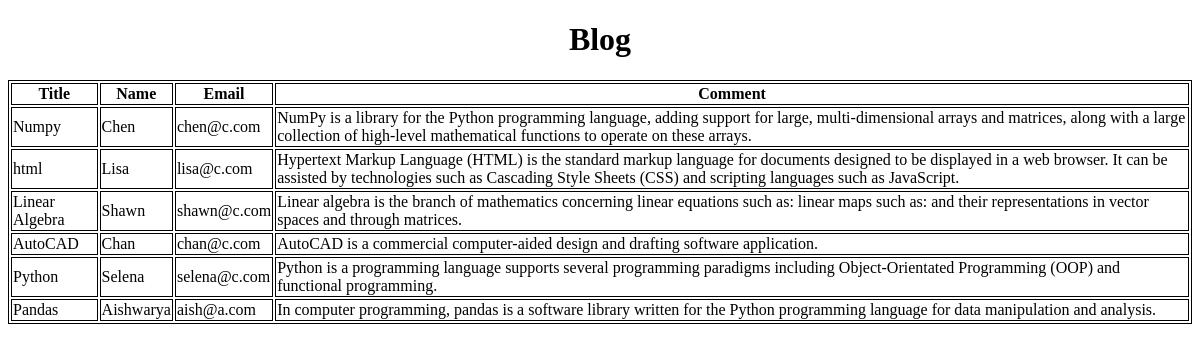
The page /list/ on the database as committed earlier.
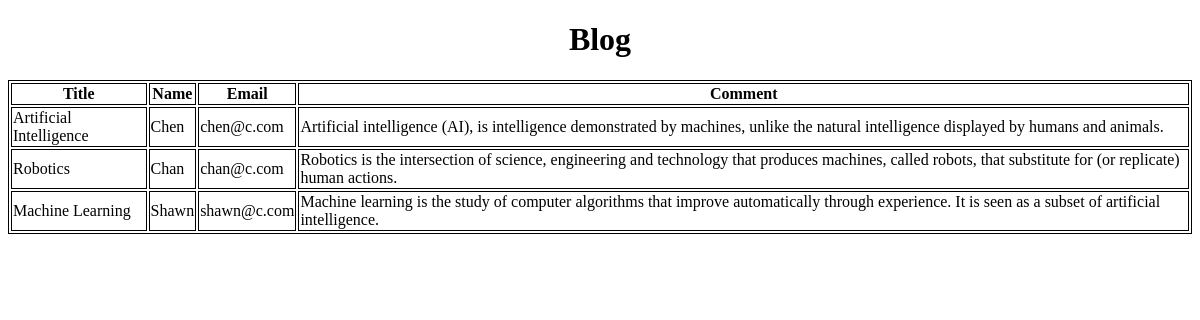
The same page on the database as committed later.
### BLOG_POSTS/models.py (models this page shows, shortened)
class Blogger(models.Model):
    title = models.CharField(max_length = 30) #title of the blog
    name = models.CharField(max_length = 20) # Name of blogger or author
    email = models.EmailField() # email address of the blogger
    comment = models.TextField() # comment

### BLOG_POSTS/views.py (the view)
# urls.py: path('list/', views.blogger_list, name='list'),
def blogger_list(request,template_name = 'BLOG_POSTS/post_list.html'):
    context = {}
    context["bloggers"] = Blogger.objects.all()
    return render(request,template_name,context)

### templates/BLOG_POSTS/post_list.html (shortened to what this page needs)
<!DOCTYPE html>
<html lang="en">
<head>
    <center><h1>Blog</h1></center>
</head>
</head>
<body>
<table class="table table-striped table-bordered table-sm">
    <thead class="thead-dark">
    <tr>
        <th>Title</th>
        <th>Name</th>
        <th>Email</th>
        <th>Comment</th>
    </tr>
    </thead>
    <tbody>
        {% for blogger in bloggers %}
        <tr>
            <td>{{ blogger.title }}</td>
            <td>{{ blogger.name }}</td>
            <td>{{ blogger.email }}</td>
            <td>{{ blogger.comment }}</td>
        </tr>
        {% endfor %}
  </tbody>
</table>
<br>
<br>
</body>
</html>

### templates/BLOG_POSTS/post_list.html (style rules this page uses)
table, th, td { border: 1px solid black; }

Rows that differ between the two databases and show on the page:
removed Blogger: title "Numpy", name "Chen", email "chen@c.com", comment "NumPy is a library for the Python programming language, adding support for large, multi-dimensional arrays and matrices, along with a large collection of high-level mathematical functions to operate on these arrays."
removed Blogger: title "html", name "Lisa", email "lisa@c.com", comment "Hypertext Markup Language (HTML) is the standard markup language for documents designed to be displayed in a web browser. It can be assisted by technologies such as Cascading Style Sheets (CSS) and scripting languages such as JavaScript."
removed Blogger: title "Linear Algebra", name "Shawn", email "shawn@c.com", comment "Linear algebra is the branch of mathematics concerning linear equations such as: linear maps such as: and their representations in vector spaces and through matrices."
removed Blogger: title "AutoCAD", name "Chan", email "chan@c.com", comment "AutoCAD is a commercial computer-aided design and drafting software application."
removed Blogger: title "Python", name "Selena", email "selena@c.com", comment "Python is a programming language supports several programming paradigms including Object-Orientated Programming (OOP) and functional programming."
removed Blogger: title "Pandas", name "Aishwarya", email "aish@a.com", comment "In computer programming, pandas is a software library written for the Python programming language for data manipulation and analysis."
added Blogger: title "Artificial Intelligence", name "Chen", email "chen@c.com", comment "Artificial intelligence (AI), is intelligence demonstrated by machines, unlike the natural intelligence displayed by humans and animals."
added Blogger: title "Robotics", name "Chan", email "chan@c.com", comment "Robotics is the intersection of science, engineering and technology that produces machines, called robots, that substitute for (or replicate) human actions."
added Blogger: title "Machine Learning", name "Shawn", email "shawn@c.com", comment "Machine learning is the study of computer algorithms that improve automatically through experience. It is seen as a subset of artificial intelligence."
